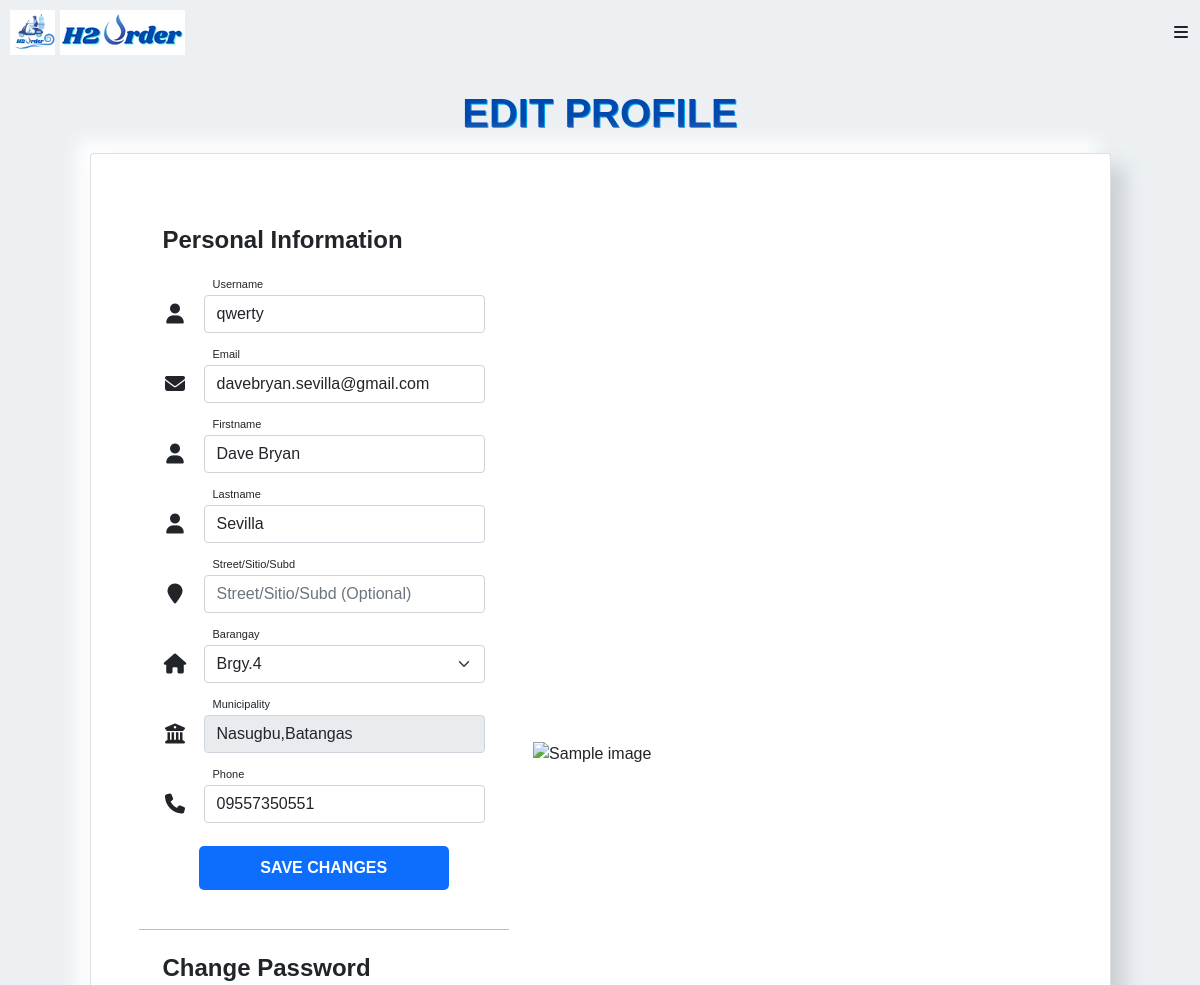
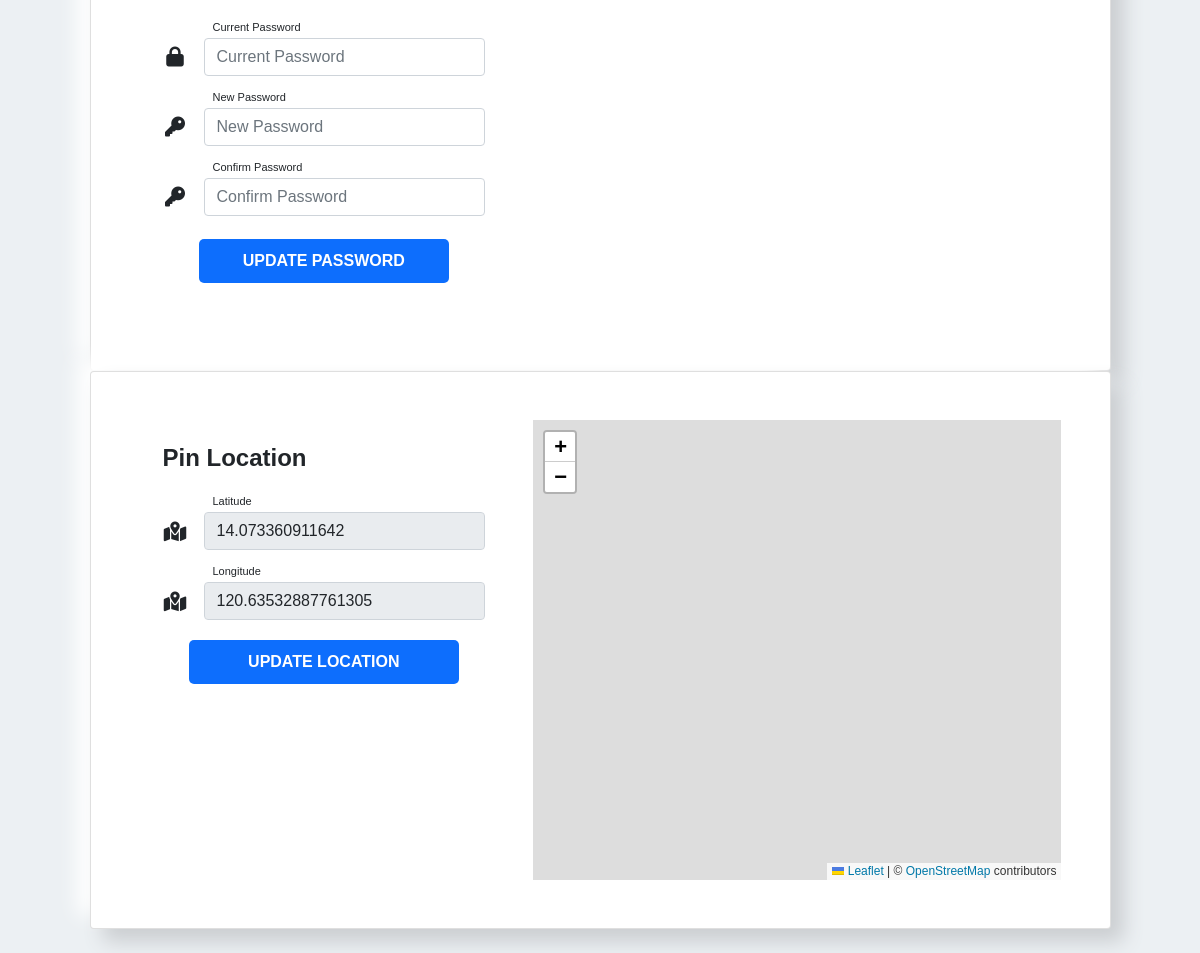
The app's page /customer/settings.php (signed in) with its own data (2 pictures, top to bottom).
### tables this page shows
CREATE TABLE `customer` (
  `customer_id` int(11) NOT NULL,
  `username` varchar(255) NOT NULL,
  `password` varchar(255) NOT NULL,
  `firstname` varchar(255) NOT NULL,
  `lastname` varchar(255) NOT NULL,
  `address` varchar(255) NOT NULL,
  `barangay` varchar(255) NOT NULL,
  `email` varchar(255) NOT NULL,
  `contact_number` varchar(255) NOT NULL,
  `c_latitude` varchar(255) NOT NULL,
  `c_longitude` varchar(255) NOT NULL
);

### customer/settings.php (the view, shortened to what this page needs)
<?php
require '../connection.php';
?>
<!DOCTYPE html>
<html>
    <head>
        <link href="https://cdn.jsdelivr.net/npm/bootstrap@5.0.2/dist/css/bootstrap.min.css" rel="stylesheet">
        <link rel="stylesheet" href="../main.css">
        <link rel="stylesheet" type="text/css" href="https://unpkg.com/leaflet@1.7.1/dist/leaflet.css">
<link rel="stylesheet" type="text/css" href="https://unpkg.com/esri-leaflet-geocoder@2.3.3/dist/esri-leaflet-geocoder.css">
    </head>
    <body >
      <?php include 'navbar.php' ?>
      <p class="text-center h1 fw-bold mb-3 mx-1 mx-md-4 mt-4"
      style="color:#004aad;text-shadow: 1px 1px #03a9f4;">EDIT PROFILE
      </p>
      <?php
            $query = $conn->query("SELECT * FROM `customer` WHERE `customer_id` = '$_SESSION[customer_id]'") or die(mysqli_error());
            $fetch = $query->fetch_array();
          ?>
<div class="vh-200" >
  <div class="container h-200">
    <div class="row d-flex justify-content-center align-items-center h-100">
      <div class="col-lg-12 col-xl-11">
        <div class="card text-black" >
          <div class="card-body p-md-5">
            <div class="row justify-content-center">
              <div class="col-md-10 col-lg-6 col-xl-5 order-2 order-lg-1">
                <p class="text-left h4 fw-bold mb-3 mx-1 mx-md-4 mt-4">Personal Information</p>
                <form class="mx-1 mx-md-4" action="settings_query.php?customer_id=<?php echo $fetch['customer_id']?>" method="POST" enctype="multipart/form-data">
                  <label class="labels" style=" font-size: 11px; margin-left:50px;">Username</label>
                <div class="d-flex flex-row align-items-center mb-2">
                    <i class="fas fa-user fa-lg me-3 fa-fw"></i>
                    <div class="form-outline flex-fill mb-0">
                      <input type="text" name="username" value="<?php echo $fetch['username']?>" id="form3Example1c" class="form-control" placeholder="Username" />
                    </div>
                  </div>
                    <label class="labels" style=" font-size: 11px; margin-left:50px;">Email</label>
                  <div class="d-flex flex-row align-items-center mb-2">
                    <i class="fas fa-envelope fa-lg me-3 fa-fw"></i>
                    <div class="form-outline flex-fill mb-0">
                      <input type="email" name="email" value="<?php echo $fetch['email']?>" id="form3Example3c" class="form-control" placeholder="Email"/>
                    </div>
                  </div>
                     <label class="labels" style=" font-size: 11px; margin-left:50px;">Firstname</label>
                  <div class="d-flex flex-row align-items-center mb-2">
                    <i class="fas fa-user fa-lg me-3 fa-fw"></i>
                    <div class="form-outline flex-fill mb-0">
                      <input type="text" name="firstname" value="<?php echo $fetch['firstname']?>" id="form3Example3c" class="form-control" placeholder="First Name"/>
                    </div>
                  </div>
                    <label class="labels" style=" font-size: 11px; margin-left:50px;">Lastname</label>
                  <div class="d-flex flex-row align-items-center mb-2">
                    <i class="fas fa-user fa-lg me-3 fa-fw"></i>
                    <div class="form-outline flex-fill mb-0">
                      <input type="text" name="lastname" value="<?php echo $fetch['lastname']?>" id="form3Example3c" class="form-control" placeholder="Last Name"/>
                    </div>
                  </div>
                    <label class="labels" style=" font-size: 11px; margin-left:50px;">Street/Sitio/Subd</label>
                  <div class="d-flex flex-row align-items-center mb-2">
                    <i class="fas fa-map-marker fa-lg me-3 fa-fw"></i>
                    <div class="form-outline flex-fill mb-0">
                      <input type="text" name="address" value="<?php echo $fetch['address']?>" id="form3Example3c" class="form-control" placeholder="Street/Sitio/Subd (Optional)"/>
                    </div>
                  </div>
                  <label class="labels" style=" font-size: 11px; margin-left:50px;">Barangay</label>
                  <div class="d-flex flex-row align-items-center mb-2">
                    <i class="fas fa-home fa-lg me-3 fa-fw"></i>
                    <div class="form-outline flex-fill mb-0">
                         <select class = "form-select" required = required name = "barangay">
                     <option value = "Brgy.4"
                          <?php if($fetch['barangay'] == "Brgy.4"){echo "selected";}?>>Brgy.4
                        </option>
                      </select>
                    </div>
                  </div>
                  <label class="labels" style=" font-size: 11px; margin-left:50px;">Municipality</label>
                  <div class="d-flex flex-row align-items-center mb-2">
                    <i class="fas fa-university fa-lg me-3 fa-fw"></i>
                    <div class="form-outline flex-fill mb-0">
                      <input type="text" name="municipality" value="Nasugbu,Batangas" id="form3Example3c" class="form-control" disabled />
                    </div>
                  </div>
                  <label class="labels" style=" font-size: 11px; margin-left:50px;">Phone</label>
                  <div class="d-flex flex-row align-items-center mb-2">
                    <i class="fas fa-phone fa-lg me-3 fa-fw"></i>
                    <div class="form-outline flex-fill mb-0">
                      <input type="text" name="contact_number" value="<?php echo $fetch['contact_number']?>" id="form3Example4cd" class="form-control" placeholder="Phone" />
                    </div>
                  </div>
                  <div class="d-flex justify-content-center mx-4 mb-3 mb-lg-4">
                    <button style="width:250px;" type="submit" name="editProfile" class="btn btn-primary btn-lg">Save Changes</button>
                  </div>
                  </form>
<hr style="color:black;">
<p class="text-left h4 fw-bold mb-3 mx-1 mx-md-4 mt-4">Change Password</p>
            <form name="frmChange" class="mx-1 mx-md-4" method="POST" onSubmit="return validatePassword()" enctype="multipart/form-data">
                  <label class="labels" style=" font-size: 11px; margin-left:50px;">Current Password</label>
                  <div class="d-flex flex-row align-items-center mb-2">
                    <i class="fas fa-lock fa-lg me-3 fa-fw"></i>
                    <div class="form-outline flex-fill mb-0">
                      <input required type="password" name="op" class="form-control" placeholder="Current Password"/>
                    </div>
                  </div>
                  <label class="labels" style=" font-size: 11px; margin-left:50px;">New Password</label>
                  <div class="d-flex flex-row align-items-center mb-2">
                    <i class="fas fa-key fa-lg me-3 fa-fw"></i>
                    <div class="form-outline flex-fill mb-0">
                      <input required type="password" name="np"  class="form-control" placeholder="New Password"/>
                    </div>
                  </div>
                  <label class="labels" style=" font-size: 11px; margin-left:50px;">Confirm Password</label>
                  <div class="d-flex flex-row align-items-center mb-2">
                    <i class="fas fa-key fa-lg me-3 fa-fw"></i>
                    <div class="form-outline flex-fill mb-0">
                      <input required type="password"  id="c_np" class="form-control" placeholder="Confirm Password"/>
                    </div>
                  </div>
                  <div class="d-flex justify-content-center mx-4 mb-3 mb-lg-4">
                    <button style="width:250px;" type="submit" name="submit" class="btn btn-primary btn-lg">Update Password</button>
                  </div>
                </form>
              </div>
              <div class="col-md-10 col-lg-6 col-xl-7 d-flex align-items-center order-1 order-lg-2">
                <img src="../img/accset.webp" class="img-fluid" alt="Sample image">
              </div>
            </div>
          </div>
        </div>
      </div>
    </div>
  </div>
</div>
<div class="vh-200" >
  <div class="container h-200">
    <div class="row d-flex justify-content-center align-items-center h-100">
      <div class="col-lg-12 col-xl-11">
        <div class="card text-black" >
          <div class="card-body p-md-5">
            <div class="row justify-content-center">
              <div class="col-md-10 col-lg-6 col-xl-5 order-2 order-lg-1">
                <p class="text-left h4 fw-bold mb-3 mx-1 mx-md-4 mt-4">Pin Location</p>
                  <form class="mx-1 mx-md-4" action="settings_query.php?customer_id=<?php echo $fetch['customer_id']?>" method="POST" enctype="multipart/form-data">
                       <label class="labels" style=" font-size: 11px; margin-left:50px;">Latitude</label>
                  <div class="d-flex flex-row align-items-center mb-2">
                    <i class="fas fa-map-marked-alt fa-lg me-3 fa-fw"></i>
                    <div class="form-outline flex-fill mb-0">
                      <input type="text" name="lat" value="<?php echo $fetch['c_latitude']?>" id="latitude" class="form-control" placeholder="latitude" readonly/>
                    </div>
                  </div>
                       <label class="labels" style=" font-size: 11px; margin-left:50px;">Longitude</label>
                  <div class="d-flex flex-row align-items-center mb-2">
                    <i class="fas fa-map-marked-alt fa-lg me-3 fa-fw"></i>
                    <div class="form-outline flex-fill mb-0">
                      <input type="text" name="long" value="<?php echo $fetch['c_longitude']?>" id="longitude" class="form-control" placeholder="longitude" readonly/>
                    </div>
                  </div>
                   <div  style="margin-top: 20px; margin-left:0px">
                          <button style="width:270px;" type="submit" name="Uplocation" class="btn btn-primary btn-sm">Update Location</button>
                    </div>
                  </form>
              </div>
              <div class="col-md-10 col-lg-6 col-xl-7  order-1 order-lg-2">
                 <div id="map" class="img-fluid" ></div>
              </div>
            </div>
          </div>
        </div>
      </div>
    </div>
  </div>
</div>
   <br>
    </body>
</html>

### main.css (style rules this page uses)
:root { --bs-blue: #0d6efd; --bs-indigo: #6610f2; --bs-purple: #6f42c1; --bs-pink: #d63384; --bs-red: #dc3545; --bs-orange: #fd7e14; --bs-yellow: #ffc107; --bs-green: #198754; --bs-teal: #20c997; --bs-cyan: #0dcaf0; --bs-white: #fff; --bs-gray: #6c757d; --bs-gray-dark: #343a40; --bs-primary: #0d6efd; --bs-secondary: #6c757d; --bs-success: #198754; --bs-info: #0dcaf0; --bs-warning: #ffc107; --bs-danger: #dc3545; --bs-light: #f8f9fa; --bs-dark: #212529; --bs-font-sans-serif: system-ui, -apple-system, "Segoe UI", Roboto, "Helvetica Neue", Arial, "Noto Sans", "Liberation Sans", sans-serif, "Apple Color Emoji", "Segoe UI Emoji", "Segoe UI Symbol", "Noto Color Emoji"; --bs-font-monospace: SFMono-Regular, Menlo, Monaco, Consolas, "Liberation Mono", "Courier New", monospace; --bs-gradient: linear-gradient( 180deg, rgba(255, 255, 255, 0.15), rgba(255, 255, 255, 0) ); }
* { margin: 0; padding: 0; box-sizing: border-box; font-family: "Poppins", sans-serif; }
body { background: #ecf0f3; }

### customer/settings.php (style rules this page uses)
#map { height: 460px; }
.card { box-shadow: 13px 13px 20px #cbced1, -13px -13px 20px #fff; }

### customer/navbar.php (style rules this page uses)
:root { --transition: all 0.7s ease; --yellow: #f9d342; --dark: #292826; }
* { box-sizing: border-box; padding: 0; margin: 0; font-family: "Poppins", sans-serif; }
html { scroll-behavior: smooth; }
.btn { font-size: 16px; text-transform: uppercase; font-weight: 600; border: none; border-radius: 5px; padding: 10px; width: 140px; display: block; margin: 15px auto; cursor: pointer; transition: var(--transition); }

### records on screen
customer: username "qwerty", email "davebryan.sevilla@gmail.com", firstname "Dave Bryan", lastname "Sevilla", barangay "Brgy.4", contact_number "09557350551", lat "14.073360911642", long "120.63532887761305"
